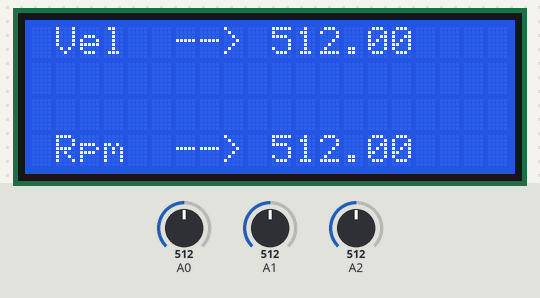
Simulated run of this sketch. Board: Arduino Uno, built with avr-gcc and run on an emulated ATmega328P. Shown: 20×4 character LCD. The inputs (shaded band) are chosen by the test bench; at power-on: A0 = 512, A1 = 512, A2 = 512.

Above: at 1.2 s.
1.3 s: A0 set to 716
At 3.3 s:
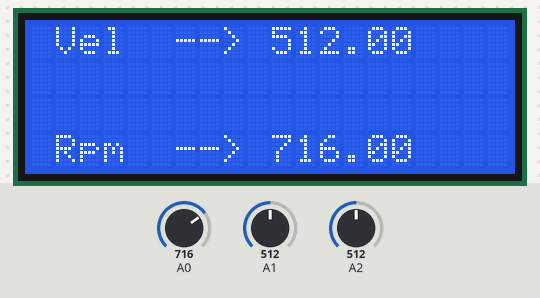
3.6 s: A1 set to 716
At 4.7 s:
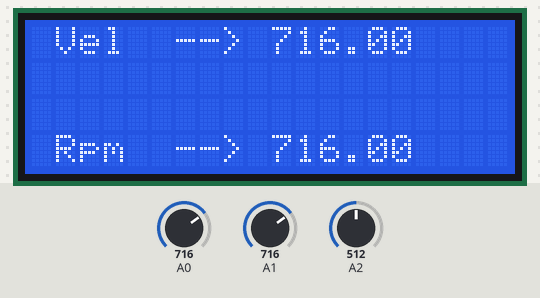
5.6 s: A0 set to 900
At 7.2 s:
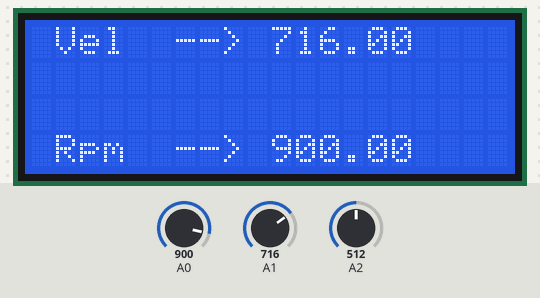
7.6 s: A1 set to 900
At 8.6 s:
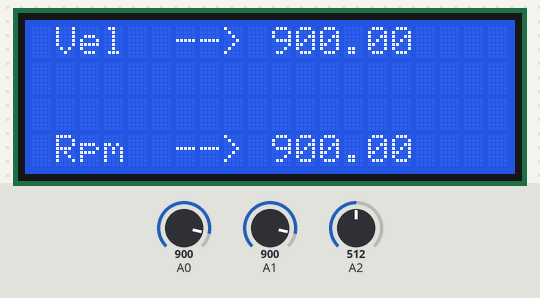
9.7 s: A0 set to 1023
At 11.2 s:
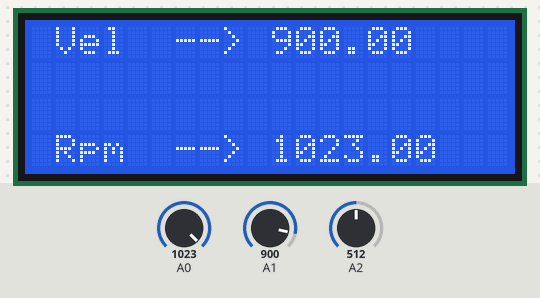
11.7 s: A1 set to 1023
At 12.6 s:
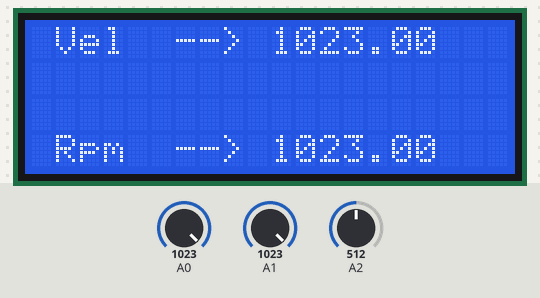
Timing chart, 0 to 14.7 s (numbered marks = the images above; inputs shaded):
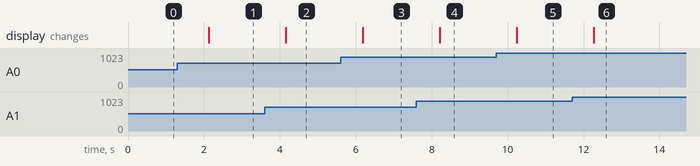

The sketch:

sketch_aug09a.ino
```cpp
#include <LiquidCrystal_I2C.h>
#include <Wire.h>
LiquidCrystal_I2C lcd(0x3F,2,1,0,4,5,6,7,3, POSITIVE);
void setup()
{
  Serial.begin(9600);
  // Define o LCD com 20 colunas e 4 linhas
  // As linhas nao de 0 à 3 e as colunas de 0 à 19;
  lcd.begin(20, 4);


  // Mostra informacoes no display
  lcd.setCursor(1,0);
  lcd.print("Vel  --> ");
  lcd.setCursor(1,3);
  lcd.print("Rpm  --> ");

}

void loop()
{

   // read the first tension;
  int firstReadA0 = analogRead(A0);
  // read the second tension;
  int secondReadA0 = analogRead(A0);
  //Calculates the medium tension between frist and second read;
  float mediaA0 = (firstReadA0 + secondReadA0) / 2.0;

  int firstReadA1 = analogRead(A1);
  int secondReadA1 = analogRead(A1);
  float mediaA1 = (firstReadA1 + secondReadA1) / 2.0;


  int firstReadA2 = analogRead(A2);
  int secondReadA2 = analogRead(A2);
  float mediaA2 = (firstReadA2 + secondReadA2) / 2.0;


  // Set the lcd cursor to forth column and third line;
  // Should print on the lcd the calculated media, instanteneously;
  lcd.setCursor(10,3);
  lcd.print(mediaA0);

  lcd.setCursor(10,0);
  lcd.print(mediaA1);


  delay(1000);        // delay in between reads for stability

}
```

Measured:
- after the input at 1.3 s, the display: changes after 0.82 s (image 1)
- after the input at 3.6 s, the display: changes after 0.55 s (image 2)
- after the input at 5.6 s, the display: changes after 0.58 s (image 3)
- after the input at 7.6 s, the display: changes after 0.61 s (image 4)
- after the input at 9.7 s, the display: changes after 0.54 s (image 5)
- after the input at 11.7 s, the display: changes after 0.57 s (image 6)
